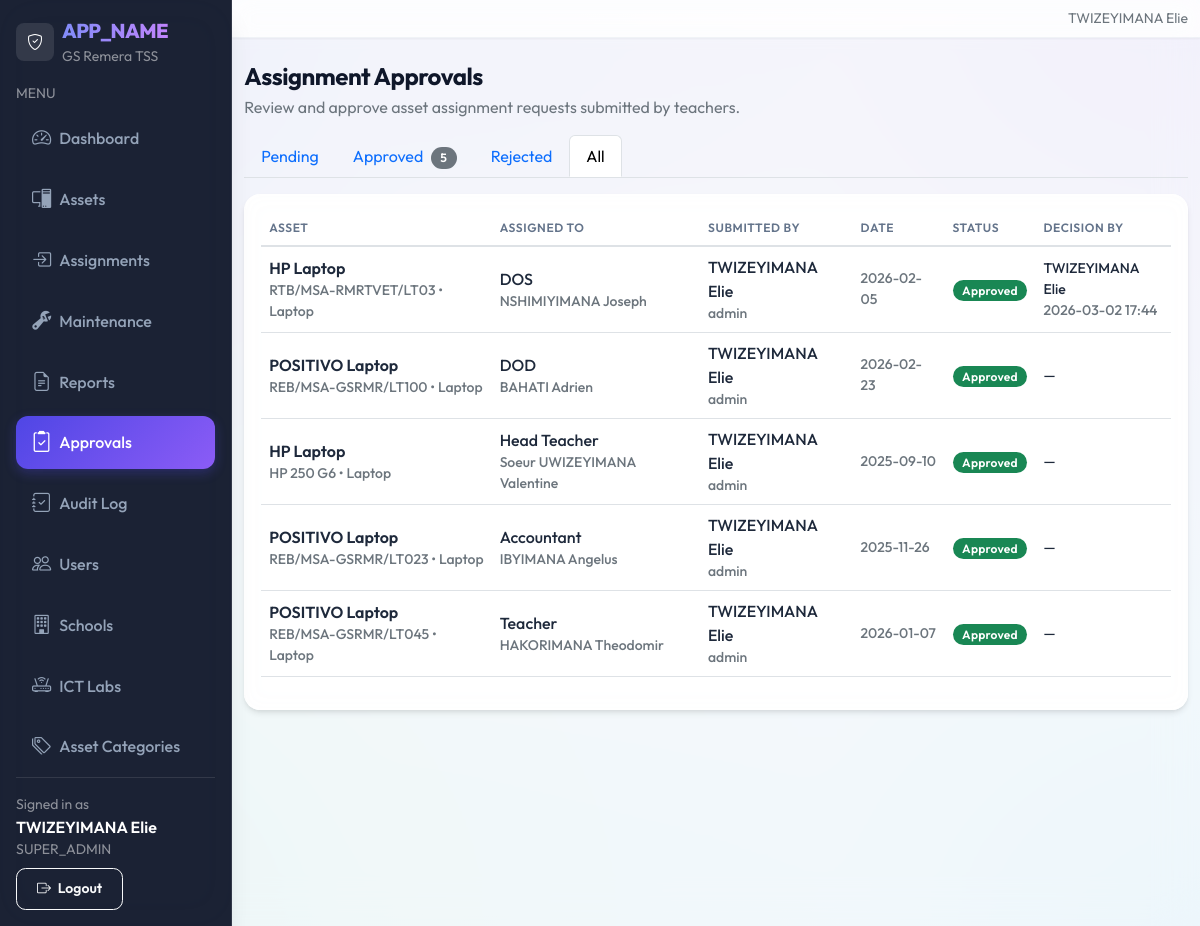
The app's page /admin/approvals/index.php?status=all (signed in), older data.
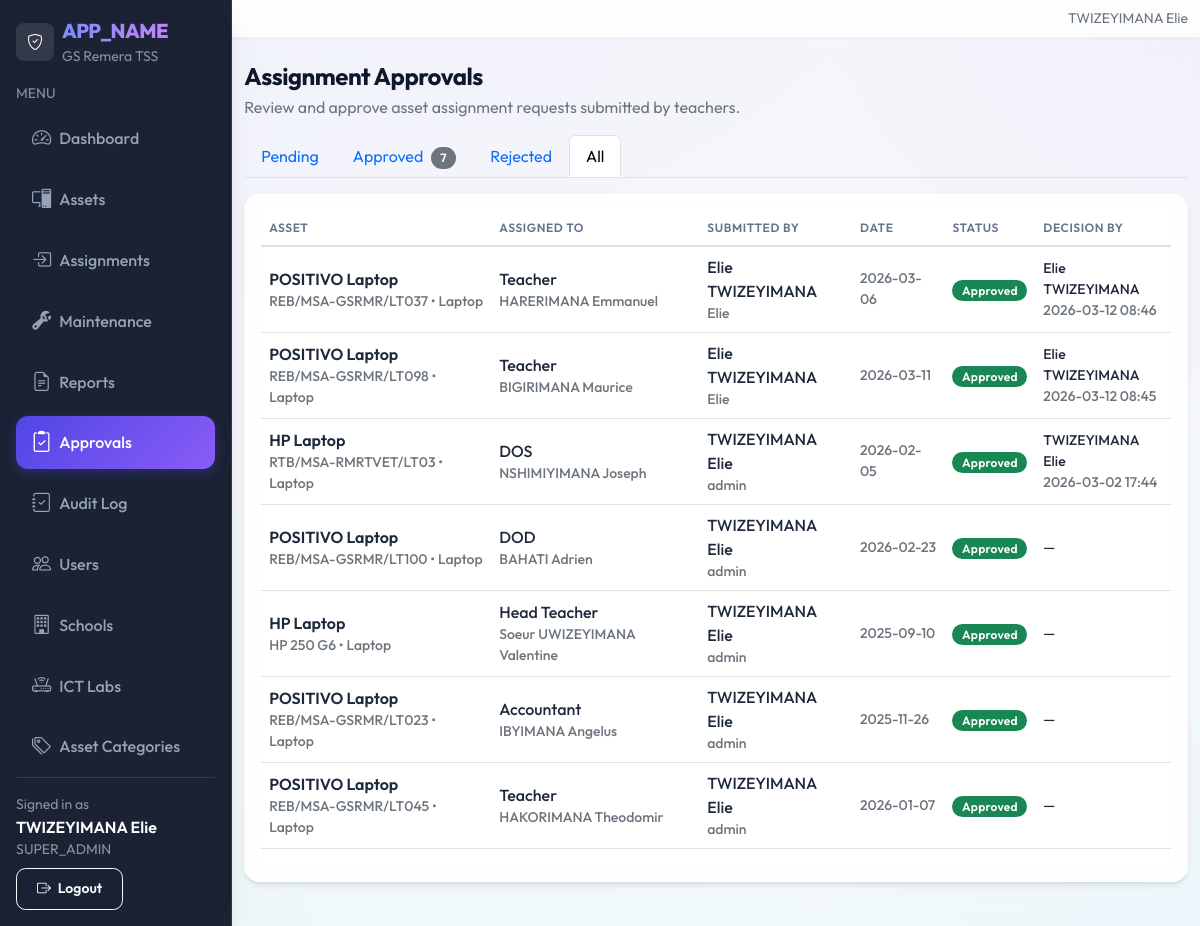
The same page, newer data.
### tables this page shows
CREATE TABLE `asset_assignments` (
  `id` int(10) UNSIGNED NOT NULL,
  `school_id` int(10) UNSIGNED NOT NULL,
  `approval_status` enum('pending','approved','rejected') NOT NULL DEFAULT 'approved',
  `approved_by` int(10) UNSIGNED DEFAULT NULL,
  `approved_at` datetime DEFAULT NULL,
  `approval_note` varchar(255) DEFAULT NULL,
  `asset_id` int(10) UNSIGNED NOT NULL,
  `assigned_to_type` enum('ICT Room','Teacher','Class/Department','Head Teacher','DOD','DOS','Accountant') NOT NULL,
  `assigned_to_name` varchar(120) NOT NULL,
  `assigned_date` date NOT NULL,
  `expected_return_date` date DEFAULT NULL,
  `returned_date` date DEFAULT NULL,
  `return_adapter_status` enum('Working','Damaged','Missing','N/A') DEFAULT NULL,
  `return_display_cable_status` enum('Working','Damaged','Missing','N/A') DEFAULT NULL,
  `return_notes` text,
  `notes` text,
  `created_by` int(10) UNSIGNED NOT NULL,
  `created_at` datetime NOT NULL DEFAULT CURRENT_TIMESTAMP
);

CREATE TABLE `assets` (
  `id` int(10) UNSIGNED NOT NULL,
  `school_id` int(10) UNSIGNED NOT NULL,
  `asset_code` varchar(40) NOT NULL,
  `asset_name` varchar(120) NOT NULL,
  `category_id` int(10) UNSIGNED NOT NULL,
  `brand` varchar(80) DEFAULT NULL,
  `model` varchar(80) DEFAULT NULL,
  `serial_number` varchar(80) DEFAULT NULL,
  `purchase_date` date DEFAULT NULL,
  `asset_condition` enum('New','Good','Fair','Damaged') NOT NULL DEFAULT 'Good',
  `quantity` int(10) UNSIGNED NOT NULL DEFAULT '1',
  `qty_available` int(10) UNSIGNED DEFAULT '0',
  `qty_in_use` int(10) UNSIGNED DEFAULT '0',
  `qty_maintenance` int(10) UNSIGNED DEFAULT '0',
  `qty_faulty` int(10) UNSIGNED DEFAULT '0',
  `qty_lost` int(10) UNSIGNED DEFAULT '0',
  `power_adapter` enum('Yes','No') NOT NULL DEFAULT 'No',
  `power_adapter_status` enum('Working','Damaged','Missing','N/A') NOT NULL DEFAULT 'N/A',
  `display_cable` enum('Yes','No') NOT NULL DEFAULT 'No',
  `display_cable_type` enum('HDMI','VGA','DisplayPort','DVI','USB-C','Other','N/A') NOT NULL DEFAULT 'N/A',
  `display_cable_status` enum('Working','Damaged','Missing','N/A') NOT NULL DEFAULT 'N/A',
  `status` enum('Available','In Use','Maintenance','Lost','Faulty') NOT NULL DEFAULT 'Available',
  `location_id` int(10) UNSIGNED NOT NULL,
  `image_path` varchar(255) DEFAULT NULL,
  `notes` text,
  `created_at` datetime NOT NULL DEFAULT CURRENT_TIMESTAMP,
  `updated_at` datetime DEFAULT NULL ON UPDATE CURRENT_TIMESTAMP
);

CREATE TABLE `asset_categories` (
  `id` int(10) UNSIGNED NOT NULL,
  `school_id` int(10) UNSIGNED NOT NULL,
  `name` varchar(80) NOT NULL,
  `type` enum('Electronic','Non-Electronic') NOT NULL DEFAULT 'Electronic'
);

CREATE TABLE `users` (
  `id` int(10) UNSIGNED NOT NULL,
  `school_id` int(10) UNSIGNED NOT NULL,
  `role_id` int(10) UNSIGNED NOT NULL,
  `location_id` int(10) UNSIGNED DEFAULT NULL,
  `username` varchar(50) NOT NULL,
  `full_name` varchar(120) NOT NULL,
  `email` varchar(120) DEFAULT NULL,
  `password_hash` varchar(255) NOT NULL,
  `is_active` tinyint(1) NOT NULL DEFAULT '1',
  `last_login_at` datetime DEFAULT NULL,
  `created_at` datetime NOT NULL DEFAULT CURRENT_TIMESTAMP,
  `updated_at` datetime DEFAULT NULL ON UPDATE CURRENT_TIMESTAMP
);

### includes/url.php (called while the page is built, shortened)
<?php
function base_url(): string
{
  $b = defined('BASE_URL') ? (string)BASE_URL : '';
  $b = rtrim($b, '/');
  return $b;
}
function url(string $path): string
{
  $full = base_url() . $path;
  return $full === '' ? '/' : $full;
}

### includes/auth.php (called while the page is built, shortened)
<?php
require_once __DIR__ . '/url.php';
function auth_user(): ?array
{
  return $_SESSION['user'] ?? null;
}
function is_super_admin(): bool
{
  $user = auth_user();
  return ($user['role'] ?? '') === 'super_admin';
}

### admin/approvals/index.php (the view, shortened to what the changed rows need)
<?php
require_once __DIR__ . '/../../includes/auth.php';
require_once __DIR__ . '/../../includes/layout.php';
require_once __DIR__ . '/../../includes/url.php';
$pdo = db();
$sid = (int)$_SESSION['user']['school_id'];
$isSuper = is_super_admin();
$filter = trim($_GET['status'] ?? 'pending');
$whereParts = ["aa.approval_status = :status"];
$params = [':status' => ($filter === 'all' ? '%' : $filter)];
if ($filter === 'all') $whereParts = ["1=1"];
$where = implode(" AND ", $whereParts);
$stmt = $pdo->prepare("
  SELECT
    aa.*,
    a.asset_code, a.asset_name,
    c.name AS category_name,
    u.full_name AS submitted_by_name,
    u.username AS submitted_by_username,
    aprv.full_name AS approved_by_name
  FROM asset_assignments aa
  JOIN assets a ON a.id = aa.asset_id
  JOIN asset_categories c ON c.id = a.category_id
  JOIN users u ON u.id = aa.created_by
  LEFT JOIN users aprv ON aprv.id = aa.approved_by
  WHERE {$where}
  ORDER BY aa.created_at DESC
  LIMIT 300
");
$stmt->execute($params);
$rows = $stmt->fetchAll();
$countStmt = $pdo->prepare(
    "SELECT approval_status, COUNT(*) as cnt FROM asset_assignments aa" .
    (!$isSuper ? " WHERE aa.school_id = :sid" : "") .
    " GROUP BY approval_status"
);
if (!$isSuper) $countStmt->execute([':sid' => $sid]);
else $countStmt->execute();
$counts = [];
foreach ($countStmt->fetchAll() as $row) { $counts[$row['approval_status']] = (int)$row['cnt']; }
layout_header('Approvals', 'approvals');
?>
<div class="d-flex align-items-center justify-content-between flex-wrap gap-2 mb-3">
  <div>
    <h1 class="h4 mb-1">Assignment Approvals</h1>
  </div>
</div>
<ul class="nav nav-tabs mb-3">
  <?php foreach (['pending' => 'Pending', 'approved' => 'Approved', 'rejected' => 'Rejected', 'all' => 'All'] as $k => $label): ?>
    <li class="nav-item">
      <a class="nav-link <?php echo ($filter === $k) ? 'active' : ''; ?>"
         href="<?php echo htmlspecialchars(url('/admin/approvals/index.php') . '?status=' . $k); ?>">
        <?php echo htmlspecialchars($label); ?>
        <?php if (isset($counts[$k]) && $counts[$k] > 0): ?>
          <span class="badge rounded-pill <?php echo $k === 'pending' ? 'bg-warning text-dark' : 'bg-secondary'; ?> ms-1">
            <?php echo $counts[$k]; ?>
          </span>
        <?php endif; ?>
      </a>
    </li>
  <?php endforeach; ?>
</ul>
<div class="card table-card">
  <div class="card-body">
    <?php if (!$rows): ?>
      <div class="text-center text-secondary py-5">
        <i class="bi bi-clipboard2-check fs-1 d-block mb-2"></i>
        No <?php echo htmlspecialchars($filter); ?> assignment requests found.
      </div>
    <?php else: ?>
    <div class="table-responsive">
      <table class="table align-middle">
        <thead>
          <tr class="text-secondary small">
            <th>Asset</th>
            <th>Assigned To</th>
            <th>Submitted By</th>
            <th>Date</th>
            <th>Status</th>
            <?php if ($filter !== 'pending'): ?><th>Decision By</th><?php endif; ?>
          </tr>
        </thead>
        <tbody>
          <?php foreach ($rows as $r): ?>
            <tr>
              <td>
                <div class="fw-semibold"><?php echo htmlspecialchars($r['asset_name']); ?></div>
                <div class="small text-secondary"><?php echo htmlspecialchars($r['asset_code']); ?> &bull; <?php echo htmlspecialchars($r['category_name']); ?></div>
              </td>
              <td>
                <div><?php echo htmlspecialchars($r['assigned_to_type']); ?></div>
                <div class="small text-secondary"><?php echo htmlspecialchars($r['assigned_to_name']); ?></div>
              </td>
              <td>
                <div><?php echo htmlspecialchars($r['submitted_by_name']); ?></div>
                <div class="small text-secondary"><?php echo htmlspecialchars($r['submitted_by_username']); ?></div>
              </td>
              <td class="small text-secondary"><?php echo htmlspecialchars($r['assigned_date']); ?></td>
              <td>
                <?php
                  $badge = ['pending' => 'warning text-dark', 'approved' => 'success', 'rejected' => 'danger'];
                  $bs = $badge[$r['approval_status']] ?? 'secondary';
                ?>
                <span class="badge text-bg-<?php echo $bs; ?>"><?php echo ucfirst($r['approval_status']); ?></span>
              </td>
              <?php if ($filter !== 'pending'): ?>
              <td>
                <div class="small"><?php echo htmlspecialchars($r['approved_by_name'] ?? '—'); ?></div>
                <div class="small text-secondary"><?php echo $r['approved_at'] ? htmlspecialchars(substr($r['approved_at'], 0, 16)) : ''; ?></div>
              </td>
              <?php endif; ?>
            </tr>
          <?php endforeach; ?>
        </tbody>
      </table>
    </div>
    <?php endif; ?>
  </div>
</div>
<?php layout_footer(); ?>

### includes/layout.php (shortened to what the changed rows need)
<?php
require_once __DIR__ . '/auth.php';
require_once __DIR__ . '/url.php';
function layout_header(string $title, string $active = ''): void
{
  $navItems = [
    ['label' => 'Dashboard',    'icon' => 'bi-speedometer2',      'href' => url('/index.php'),                         'key' => 'dashboard',   'roles' => ['super_admin','it_technician','teacher','head_teacher']],
    ['label' => 'Assets',       'icon' => 'bi-pc-display',        'href' => url('/admin/assets/index.php'),            'key' => 'assets',      'roles' => ['super_admin','it_technician','teacher','head_teacher']],
    ['label' => 'Assignments',  'icon' => 'bi-box-arrow-in-right','href' => url('/teacher/assignments/index.php'),     'key' => 'assignments', 'roles' => ['super_admin','it_technician','teacher','head_teacher']],
    ['label' => 'Maintenance',  'icon' => 'bi-wrench-adjustable', 'href' => url('/teacher/maintenance/index.php'),     'key' => 'maintenance', 'roles' => ['super_admin','it_technician','teacher','head_teacher']],
    ['label' => 'Reports',      'icon' => 'bi-file-earmark-text', 'href' => url('/reports/index.php'),                 'key' => 'reports',     'roles' => ['super_admin','it_technician','head_teacher']],
    ['label' => 'Approvals',    'icon' => 'bi-clipboard2-check',  'href' => url('/admin/approvals/index.php'),          'key' => 'approvals',   'roles' => ['super_admin','head_teacher']],
    ['label' => 'Audit Log',    'icon' => 'bi-journal-check',     'href' => url('/admin/audit/index.php'),             'key' => 'audit',       'roles' => ['super_admin','it_technician']],
    ['label' => 'Users',        'icon' => 'bi-people',            'href' => url('/admin/users/index.php'),             'key' => 'users',       'roles' => ['super_admin']],
    ['label' => 'Schools',      'icon' => 'bi-building',          'href' => url('/admin/schools/index.php'),           'key' => 'schools',     'roles' => ['super_admin']],
    ['label' => 'ICT Labs',     'icon' => 'bi-router',            'href' => url('/admin/locations/index.php'),         'key' => 'locations',   'roles' => ['super_admin']],
    ['label' => 'Asset Categories', 'icon' => 'bi-tags',          'href' => url('/admin/categories/index.php'),        'key' => 'categories',  'roles' => ['super_admin']],
  ];
  ?>
  <!doctype html>
  <html lang="en">
  <head>
    <link href="https://cdn.jsdelivr.net/npm/bootstrap@5.3.3/dist/css/bootstrap.min.css" rel="stylesheet">
    <link href="https://cdn.jsdelivr.net/npm/bootstrap-icons@1.11.3/font/bootstrap-icons.min.css" rel="stylesheet">
    <link href="<?php echo htmlspecialchars(url('/assets/css/app.css')); ?>" rel="stylesheet">
  </head>
  <body>
    <div class="d-flex app-shell">
      <aside class="sidebar d-none d-md-flex flex-column p-3">
        <nav class="nav nav-pills flex-column gap-1">
          <?php foreach ($navItems as $item): ?>
            <a class="nav-link <?php echo ($active === $item['key']) ? 'active' : ''; ?>"
               href="<?php echo htmlspecialchars($item['href']); ?>">
              <i class="bi <?php echo htmlspecialchars($item['icon']); ?> me-2"></i>
              <?php echo htmlspecialchars($item['label']); ?>
            </a>
          <?php endforeach; ?>
        </nav>
      </aside>
      <main class="content">
        <div class="container-fluid py-4">
  <?php
}
function layout_footer(): void
{
  ?>
        </div>
      </main>
    </div>
  </body>
  </html>
  <?php
}

Row changes from the older to the newer data that the page shows:
added asset_assignments: asset.asset_name "POSITIVO Laptop", asset.asset_code "REB/MSA-GSRMR/LT037", asset_categories.name "Laptop", assigned_to_type "Teacher", assigned_to_name "HARERIMANA Emmanuel", created_by.full_name "Elie TWIZEYIMANA", created_by.username "Elie", assigned_date "2026-03-06", approval_status "Approved", approved_at "2026-03-12 08:46"
added asset_assignments: asset.asset_name "POSITIVO Laptop", asset.asset_code "REB/MSA-GSRMR/LT098", asset_categories.name "Laptop", assigned_to_type "Teacher", assigned_to_name "BIGIRIMANA Maurice", created_by.full_name "Elie TWIZEYIMANA", created_by.username "Elie", assigned_date "2026-03-11", approval_status "Approved", approved_at "2026-03-12 08:45"
Text that changed along with them:
new list line: "Approved 7"
list line gone: "Approved 5"
